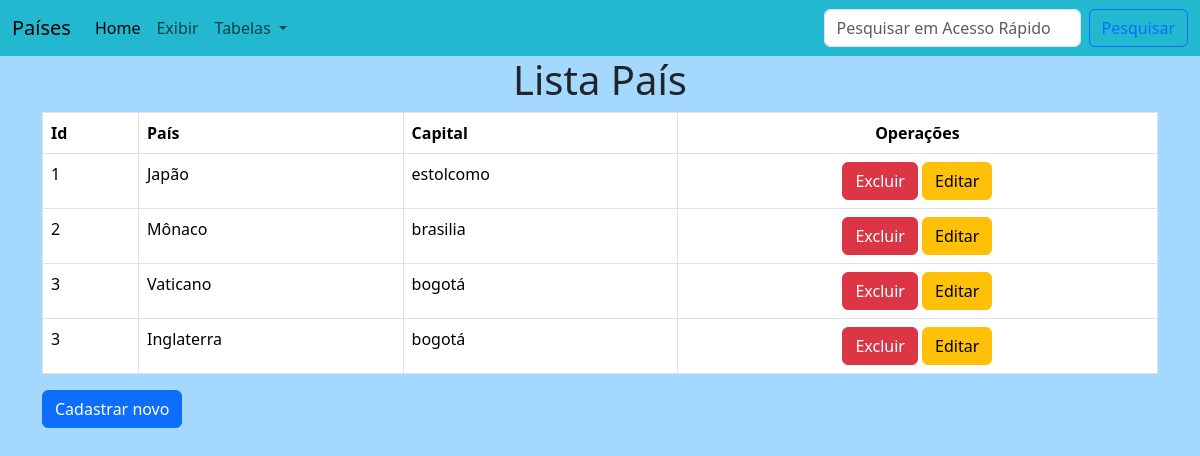
Page /prova2_edits/edist_edist/prova2/lista_paises.php on the committed database.
### tables this page shows
CREATE TABLE `paises` (
  `id` int(11) NOT NULL AUTO_INCREMENT,
  `pais` varchar(60) DEFAULT NULL,
  `idioma` varchar(60) DEFAULT NULL,
  `populacao` int(60) DEFAULT NULL,
  `religiao` varchar(60) DEFAULT NULL,
  `espaco_geografico` int(60) DEFAULT NULL,
  `id_capital` int(11) DEFAULT NULL,
  PRIMARY KEY (`id`)
);

CREATE TABLE `capitais` (
  `id` int(11) NOT NULL AUTO_INCREMENT,
  `nome` varchar(100) DEFAULT NULL,
  PRIMARY KEY (`id`)
);

### prova2_edits/edist_edist/prova2/lista_paises.php (the view, shortened to what this page needs)
<!doctype html>
<html lang="pt-br">
  <head>
    <link href="https://cdn.jsdelivr.net/npm/bootstrap@5.3.1/dist/css/bootstrap.min.css" rel="stylesheet">
  </head>
  <body style="background-color: #a5d8ff;">
    <?php
        include "menu_paises.php";
    ?>
    <DIV class="container">
        <table class="table table-bordered">
            <thead class="thead-dark">
                <th>Id</th>
                <th>País</th>
                <th>Capital</th>
                <th class='text-center'>Operações</th>
            </thead>
            <?php
                include "conexao_paises.php";
                echo "<h1 class='text-center'>Lista País</h1>";
                $sql = "SELECT a.id, a.pais, b.id, b.nome FROM paises a JOIN capitais b ON a.id_capital=b.id;";
                $sql = $con->query($sql);
                while ($linha =  $sql->fetch_assoc()){
                    echo "<tr><td>$linha[id]</td>
                    <td>$linha[pais]</td>
                    <td>$linha[nome]</td>
                    <td class='text-center'><a href='excluir_pais.php?id=$linha[id]' class='btn btn-danger' onclick=\"return confirm('Você realmente quer isso?')\">Excluir</a>  <a href=\"formulario_editar_paises.php?id=$linha[id]\" class='btn btn-warning'>Editar</a></td></tr> ";
                }
            ?>
        </table>
        <a href="formulario_inserir_pais.php" class="btn btn-primary">Cadastrar novo</a>
    </DIV>
  </body>
</html>

### rows in the picture
paises: capitais.id "1", pais "Japão", capitais.nome "estolcomo"
paises: capitais.id "2", pais "Mônaco", capitais.nome "brasilia"
paises: capitais.id "3", pais "Vaticano", capitais.nome "bogotá"
paises: capitais.id "3", pais "Inglaterra", capitais.nome "bogotá"
